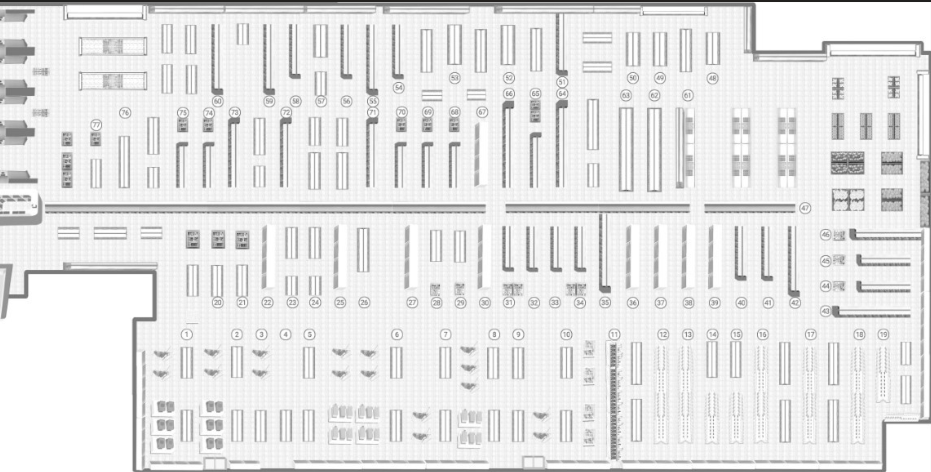
#> input picture image/kauppa2.png, 931 x 472 px
$ python get_coordinates.py
#> lines starting #> are read from the running program, lines starting #| are printed output that depends on the picture
import sys
import os
import matplotlib.pyplot as plt
from matplotlib.widgets import RectangleSelector
import matplotlib.image as mpimg
import matplotlib.patches as patches

# User-requested image
IMG_PATH = "image/kauppa2.png"

# As configured in 02_02_plot_zones_from_csv.ipynb
MAX_X = 10406
MAX_Y = 5220

fig, ax = plt.subplots(figsize=(12, 6))

try:
    img = mpimg.imread(IMG_PATH)
#> img is the input picture: shape (472, 931, 4) float32; mean R, G, B, A 0.898, 0.898, 0.898, 1
    ax.imshow(img, extent=[0, MAX_X, MAX_Y, 0])
except Exception as e:
    print(f"Error loading image '{IMG_PATH}': {e}. Please ensure the image exists.")
    # We can still show an empty plot in coordinates if no image, but better to warn
    pass

# Same bounds and y-mirroring behavior as 02_02_plot_zones_from_csv.ipynb
plt.xlim(0, MAX_X)
plt.ylim(MAX_Y, 0)
ax.set_title("Draw bounding boxes to select areas. See terminal for coordinates.", fontsize=14)
ax.set_xlabel('X-koordinaatti (cm)')
ax.set_ylabel('Y-koordinaatti (cm)')

zone_counter = 1

print("\n--- Plotter Started ---")
print("Draw bounding boxes on the image. The coordinates will appear below.")
print("You can copy these lines to your osastot.csv file:")
print("osasto_id,nimi,alku_x,alku_y,loppu_x,loppu_y")

def onselect(eclick, erelease):
    global zone_counter
    # Get the coordinates from the click/release events
    x1, y1 = eclick.xdata, eclick.ydata
    x2, y2 = erelease.xdata, erelease.ydata

    # Calculate min and max
    alku_x, loppu_x = min(x1, x2), max(x1, x2)
    alku_y, loppu_y = min(y1, y2), max(y1, y2)

    # Print in format matching osastot.csv
    print(f"{zone_counter},Osasto {zone_counter},{int(alku_x)},{int(alku_y)},{int(loppu_x)},{int(loppu_y)}")

    # Add a rectangle patch to the plot so the user can see what they've already drawn
    rect = patches.Rectangle((alku_x, alku_y), loppu_x - alku_x, loppu_y - alku_y,
                             linewidth=2, edgecolor='red', facecolor='none')
    ax.add_patch(rect)

    # Add a text label showing the zone counter
    text_x = alku_x + (loppu_x - alku_x) / 2
    text_y = alku_y + (loppu_y - alku_y) / 2
    ax.text(text_x, text_y, str(zone_counter), color='red', fontsize=12,
            ha='center', va='center', bbox=dict(facecolor='white', alpha=0.7, edgecolor='red', pad=0.3))

    fig.canvas.draw()
    zone_counter += 1

# Create standard matplotlib RectangleSelector
selector = RectangleSelector(ax, onselect, useblit=True,
                             button=[1],  # 1 = left mouse button
                             minspanx=5, minspany=5,
                             spancoords='data',
                             interactive=True)

plt.show()
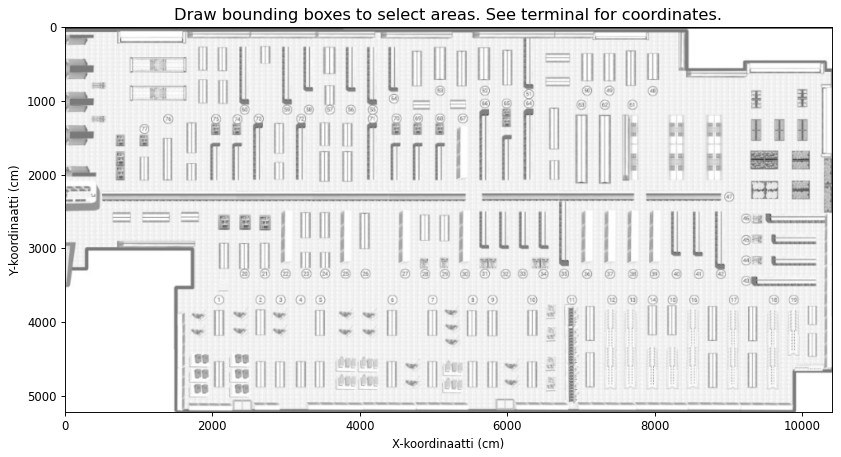
#> figure drawn by matplotlib, 1 panel

$ run again, with image/kauppa.png copied over image/kauppa2.png
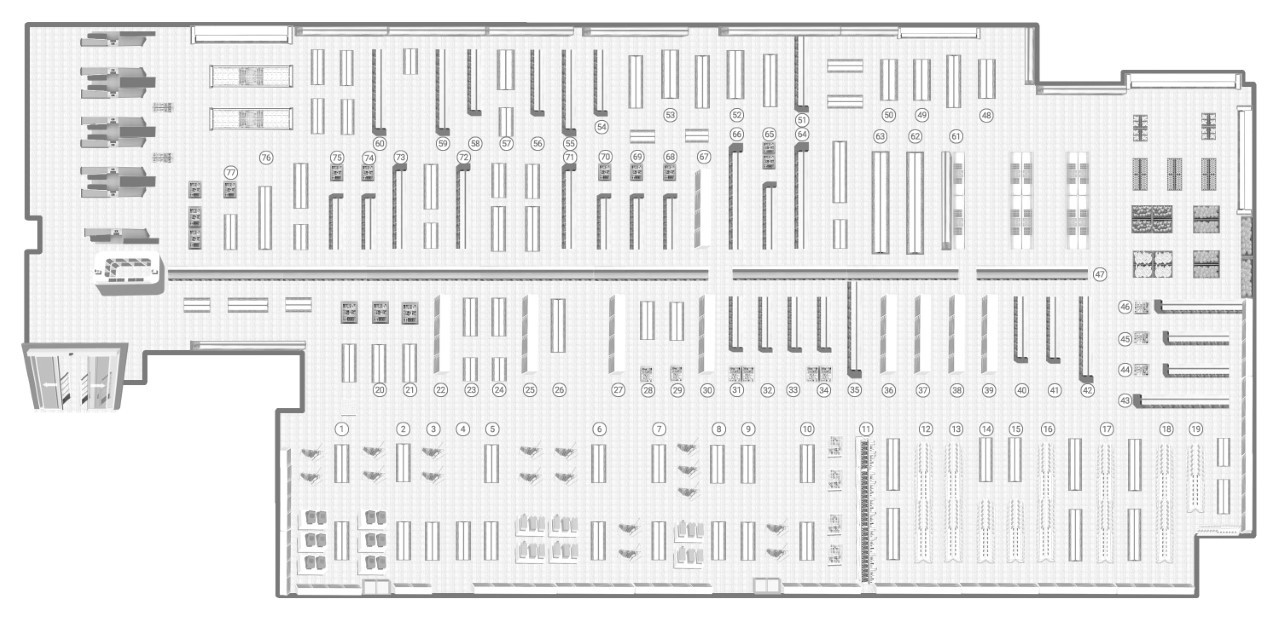
#> input picture image/kauppa.png, 1280 x 617 px
#> img is the input picture: shape (617, 1280, 3) float32; min 0.165, max 1, mean 0.912
#> `plt.show()`:
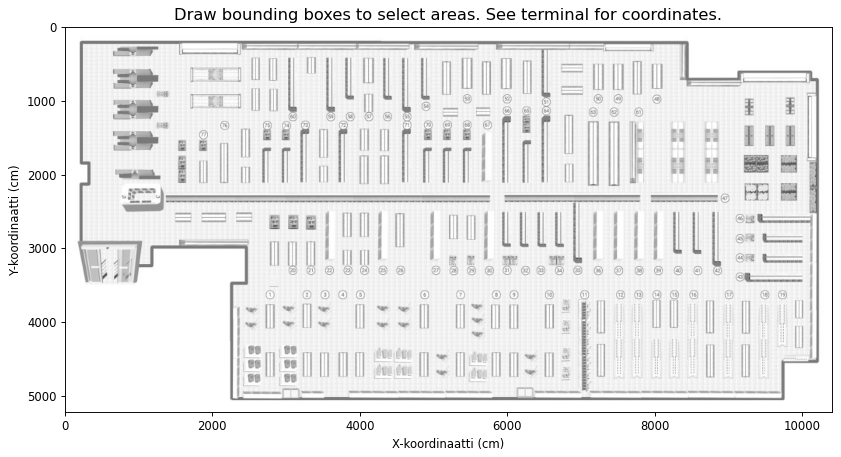
#> figure drawn by matplotlib, 1 panel
